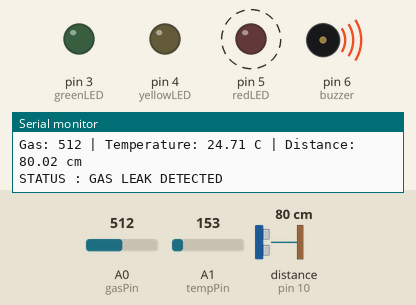
Bench run of a sketch on a simulated Arduino Uno, built with avr-gcc and run on an emulated ATmega328P. Parts: output pins drawn as LEDs (lit = HIGH), buzzer (waves = sounding), the last lines printed to the serial monitor. Wiring (inferred from the names in the program): ultrasonic range finder: trigger pin 9; echo pin 10. Dashed ring = blinking. The test bench sets the inputs (shaded band); at power-on: A0 (gasPin) = 512, A1 (tempPin) = 153, distance to the obstacle (sensor on pin 10) 80 cm. The echo pulse lasts 58.3 µs per cm; pins used as bus, display or sensor lines are not drawn.

Above: at 0.2 s.
1.3 s: A0 (gasPin) set to 310
4.3 s: A0 (gasPin) set to 293
At 5.5 s:
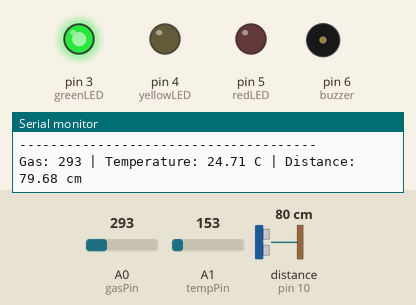
5.9 s: A1 (tempPin) set to 192
At 8.2 s:
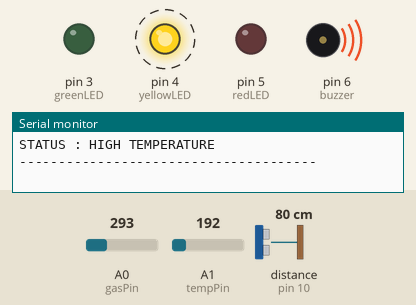
11.9 s: A0 (gasPin) set to 1023
At 13.5 s:
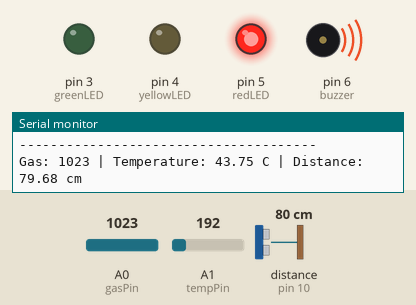
14.9 s: A0 (gasPin) set to 290
At 15.4 s:
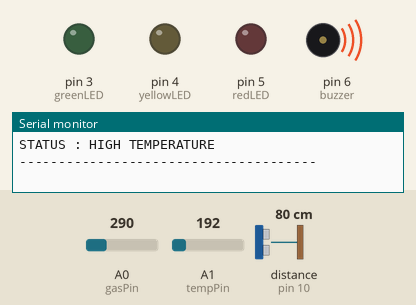
Timing chart, 0 to 18.9 s (numbered marks = the images above; inputs shaded):
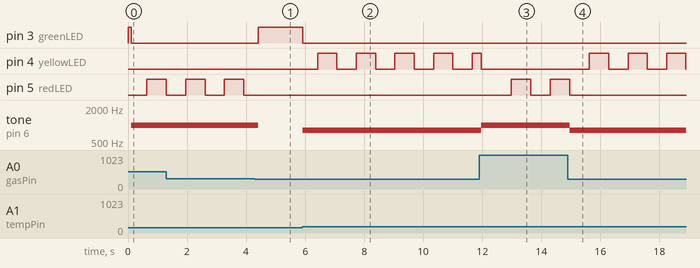

The sketch:

Smart_Room_Safety_Monitoring_System.ino
```cpp
// ============================================
// SMART SAFETY MONITORING SYSTEM
// ============================================

// ---------- Sensors ----------
const int gasPin = A0;
const int tempPin = A1;

// ---------- Ultrasonic ----------
const int trigPin = 9;
const int echoPin = 10;

// ---------- LEDs ----------
const int greenLED = 3;
const int yellowLED = 4;
const int redLED = 5;

// ---------- Buzzer ----------
const int buzzer = 6;

// ---------- Safety Thresholds ----------
const int GAS_THRESHOLD = 300;
const float TEMP_THRESHOLD = 35.0;
const float DISTANCE_THRESHOLD = 15.0;

// ---------- Blinking ----------
unsigned long previousMillis = 0;
const unsigned long blinkInterval = 500;
bool blinkState = false;


// ============================================
// SETUP
// ============================================

void setup() {

  Serial.begin(9600);

  pinMode(greenLED, OUTPUT);
  pinMode(yellowLED, OUTPUT);
  pinMode(redLED, OUTPUT);

  pinMode(buzzer, OUTPUT);

  pinMode(trigPin, OUTPUT);
  pinMode(echoPin, INPUT);

  // Start with SAFE condition
  digitalWrite(greenLED, HIGH);
  digitalWrite(yellowLED, LOW);
  digitalWrite(redLED, LOW);

  noTone(buzzer);

  Serial.println("======================================");
  Serial.println("   SMART SAFETY MONITORING SYSTEM");
  Serial.println("======================================");
}


// ============================================
// LOOP
// ============================================

void loop() {

  // ------------------------------------------
  // GAS SENSOR
  // ------------------------------------------

  int gasValue = analogRead(gasPin);


  // ------------------------------------------
  // TEMPERATURE SENSOR - TMP36
  // ------------------------------------------

  int tempReading = analogRead(tempPin);

  float voltage = tempReading * (5.0 / 1024.0);

  float temperature = (voltage - 0.5) * 100.0;


  // ------------------------------------------
  // ULTRASONIC SENSOR
  // ------------------------------------------

  digitalWrite(trigPin, LOW);
  delayMicroseconds(2);

  digitalWrite(trigPin, HIGH);
  delayMicroseconds(10);

  digitalWrite(trigPin, LOW);

  long duration = pulseIn(echoPin, HIGH, 30000);

  float distance = duration * 0.0343 / 2.0;


  // ------------------------------------------
  // DISPLAY SENSOR VALUES
  // ------------------------------------------

  Serial.print("Gas: ");
  Serial.print(gasValue);

  Serial.print(" | Temperature: ");
  Serial.print(temperature);
  Serial.print(" C");

  Serial.print(" | Distance: ");
  Serial.print(distance);
  Serial.println(" cm");


  // ==========================================
  // GAS LEAK DETECTED
  // ==========================================

  if (gasValue > GAS_THRESHOLD) {

    digitalWrite(greenLED, LOW);
    digitalWrite(yellowLED, LOW);

    tone(buzzer, 1000);

    Serial.println("STATUS : GAS LEAK DETECTED");

    blinkLED(redLED);
  }


  // ==========================================
  // HIGH TEMPERATURE
  // ==========================================

  else if (temperature > TEMP_THRESHOLD) {

    digitalWrite(greenLED, LOW);
    digitalWrite(redLED, LOW);

    tone(buzzer, 800);

    Serial.println("STATUS : HIGH TEMPERATURE");

    blinkLED(yellowLED);
  }


  // ==========================================
  // OBJECT DETECTED
  // ==========================================

  else if (distance > 0 && distance < DISTANCE_THRESHOLD) {

    digitalWrite(greenLED, LOW);
    digitalWrite(yellowLED, LOW);

    tone(buzzer, 1200);

    Serial.println("STATUS : OBJECT DETECTED");

    blinkLED(redLED);
  }


  // ==========================================
  // SAFE
  // ==========================================

  else {

    digitalWrite(greenLED, HIGH);
    digitalWrite(yellowLED, LOW);
    digitalWrite(redLED, LOW);

    noTone(buzzer);

    // Reset blinking
    blinkState = false;
    previousMillis = millis();

    Serial.println("STATUS : SAFE");
  }


  Serial.println("--------------------------------------");

  delay(100);
}


// ============================================
// BLINK FUNCTION
// ============================================

void blinkLED(int ledPin) {

  unsigned long currentMillis = millis();

  if (currentMillis - previousMillis >= blinkInterval) {

    previousMillis = currentMillis;

    blinkState = !blinkState;

    digitalWrite(ledPin, blinkState);
  }
}
```

Measured:
- the behaviour switches between 301 and 300 on A0 (gasPin) (found by bisection; images 0 and 1)
- the behaviour switches between 174 and 175 on A1 (tempPin) (found by bisection; images 1 and 2)
- after the input at 4.3 s, pin 3 (greenLED): LOW → HIGH after 0.10 s; pin 5 (redLED): stays LOW (without the input it goes to HIGH after 0.29 s); tone on pin 6 (buzzer): 1000 Hz → silent after 0.10 s
- after the input at 5.9 s, pin 3 (greenLED): HIGH → LOW at once; pin 4 (yellowLED): alternates HIGH for 0.65 s and LOW for 0.65 s, starting after 0.52 s; tone on pin 6 (buzzer): silent → 800 Hz at once
- after the input at 11.9 s, pin 5 (redLED): LOW → HIGH after 1.1 s, → LOW 0.66 s later, → HIGH 0.66 s later; tone on pin 6 (buzzer): 800 Hz → 1000 Hz after 0.07 s
- after the input at 14.9 s, pin 4 (yellowLED): alternates HIGH for 0.65 s and LOW for 0.65 s, starting after 0.73 s; pin 5 (redLED): goes on until 15.0 s, then stays LOW; tone on pin 6 (buzzer): 1000 Hz → 800 Hz after 0.06 s
- by itself, pin 5 (redLED): alternates HIGH for 0.66 s and LOW for 0.66 s
